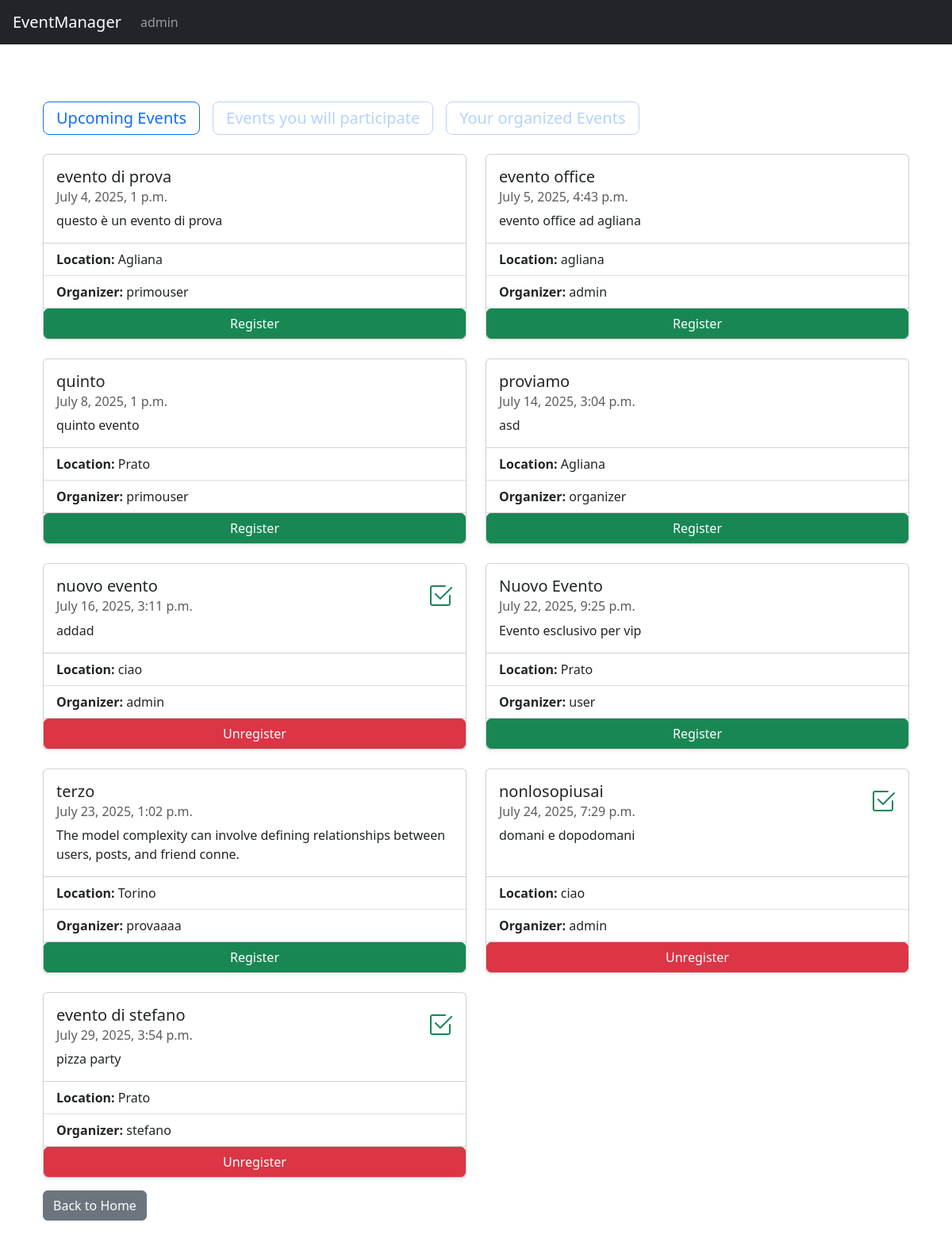
The page /events/ (signed in) on the database as committed earlier.
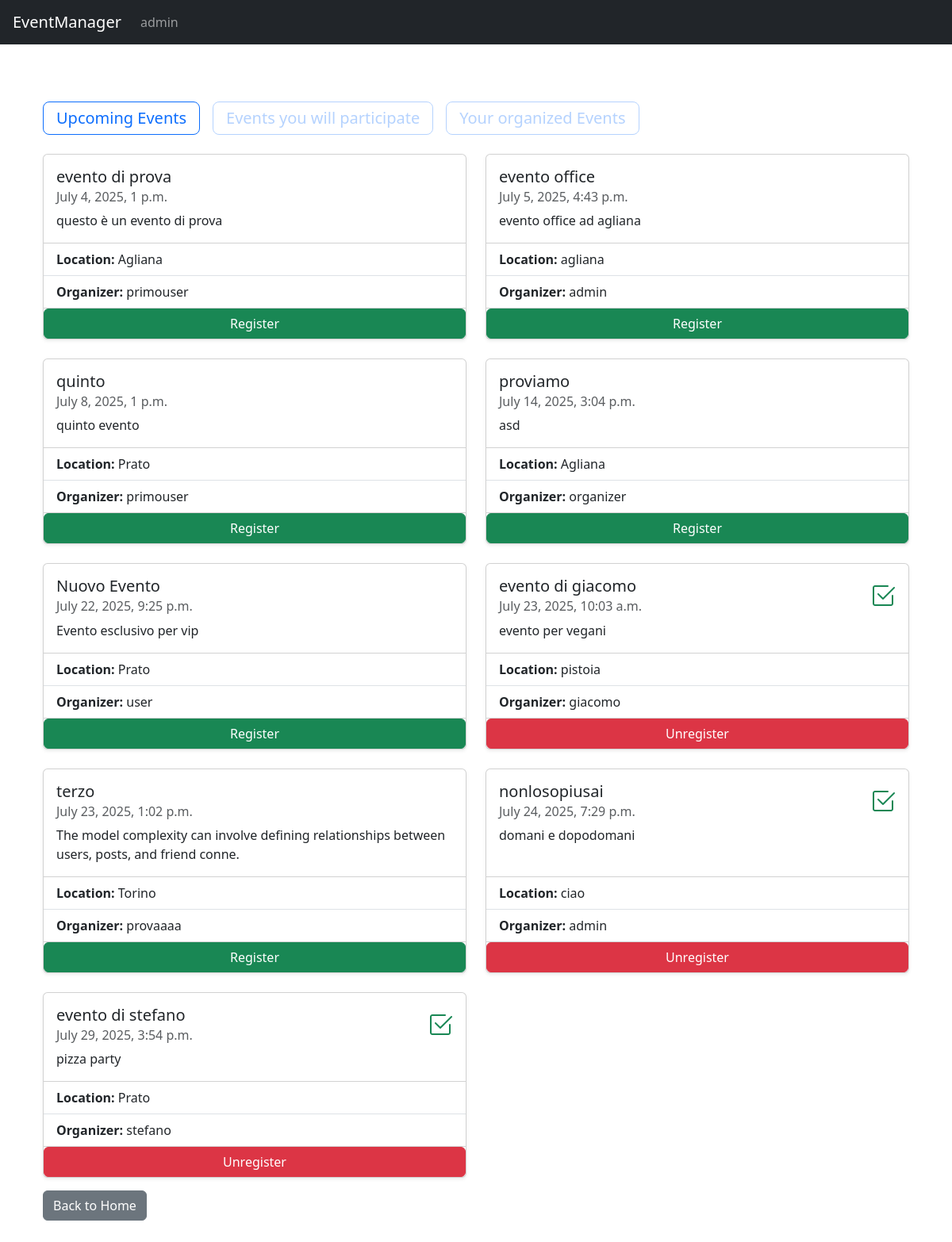
The same page on the database as committed later.
### users/models.py (models this page shows, shortened)
class CustomUser(AbstractUser):
    is_organizer = models.BooleanField(default=False)
    date_of_birth = models.DateField(null=True, blank=True)
    class Meta:
        permissions = (
            ("can_view_events", "Can view events"),
            ('can_register_himself', 'Can register himself'),
            ('can_unregister_himself', 'Can unregister himself'),
            ('can_view_own_registrations', 'Can view own registrations'),
            ("can_create_event", "Can create event"),
            ("can_edit_own_event", "Can edit own event"),
            ("can_delete_own_event", "Can delete own event"),
            ('can_view_own_event_registrations', 'Can view own event registrations')
        )

### events/models.py (models this page shows, shortened)
class Event(models.Model):
    title = models.CharField(max_length=100, unique=True)
    description = models.TextField()
    date = models.DateTimeField()
    location = models.CharField(max_length=100)
    organizer = models.ForeignKey(
        settings.AUTH_USER_MODEL,
        on_delete=models.CASCADE,
        related_name='organized_events'
    )
    registrations = models.ManyToManyField(
        settings.AUTH_USER_MODEL,
        related_name='attending_events',
        blank=True
    )

### events/views.py (the view)
# urls.py: path('', views.EventListView.as_view(), name='event_list'),
class EventListView(LoginRequiredMixin, PermissionRequiredMixin, ListView):
    model = Event
    template_name = 'events/event_list.html'
    context_object_name = 'events'
    permission_required = ['users.can_view_events', 'users.can_view_own_registrations']
    ordering = ['date']
    def get_context_data(self, **kwargs):
        context = super().get_context_data(**kwargs)
        user = self.request.user
        context['participated_events'] = self.get_queryset().filter(registrations=user)
        context['organized_events'] = self.get_queryset().filter(organizer=user)
        return context

### events/templates/events/event_list.html (shortened to what this page needs)
{% extends 'base.html' %}
{% block content %}
    <div class="container py-5">
        <div class="mb-4">
            <div class="d-flex gap-3">
                <button id="upcoming-events-button" class="btn btn-outline-primary btn-lg text-start fw-normal">
                    <h1 class="h5 mb-0">Upcoming Events</h1>
                </button>
                <button id="participated-events-button" class="btn btn-outline-primary btn-lg text-start fw-normal">
                    <h1 class="h5 mb-0">Events you will participate</h1>
                </button>
                {% if perms.users.can_create_event %}
                <button id="organized-events-button" class="btn btn-outline-primary btn-lg text-start fw-normal">
                    <h1 class="h5 mb-0">Your organized Events</h1>
                </button>
                {% endif %}
            </div>
        </div>
        <div class="row g-4" id="upcoming-events">
            {% for event in events %}
                <div class="col-12 col-md-6">
                    <div class="card h-100 shadow-sm">
                        <div class="card-body">
                            {% if event in participated_events %}<i class="bi bi-check2-square position-absolute top-0 end-0 m-3 text-success fs-2"></i>{%endif%}
                            <h5 class="card-title">{{ event.title }}</h5>
                            <h6 class="card-subtitle mb-2 text-muted">{{ event.date }}</h6>
                            <p class="card-text">{{ event.description }}</p>
                        </div>
                        <ul class="list-group list-group-flush">
                            <li class="list-group-item"><strong>Location:</strong> {{ event.location }}</li>
                            <li class="list-group-item"><strong>Organizer:</strong> {{ event.organizer.username }}</li>
                        </ul>
                        {% if event in participated_events %}
                            <a href="{% url 'events:unregister_to_event' event.id %}" class="btn btn-danger">Unregister</a>
                        {% else %}
                            <a href="{% url 'events:register_to_event' event.id %}" class="btn btn-success">Register</a>
                        {% endif %}
                    </div>
                </div>
            {% empty %}
                <div class="col-12">
                    <div class="alert alert-info">There aren't upcoming events.</div>
                </div>
            {% endfor %}
        </div>
        <div>
            <a href="{% url 'home' %}" class="btn btn-secondary mt-3">Back to Home</a>
        </div>
    </div>
{% endblock %}

### templates/base.html (shortened to what this page needs)
<!DOCTYPE html>
<html lang="it">
<head>
    <link rel="stylesheet" href="https://cdn.jsdelivr.net/npm/bootstrap@5.3.3/dist/css/bootstrap.min.css">
    <link href="https://cdnjs.cloudflare.com/ajax/libs/bootstrap-icons/1.10.0/font/bootstrap-icons.min.css" rel="stylesheet">
</head>
<body>
    <nav class="navbar navbar-expand-lg navbar-dark bg-dark px-3">
        <a class="navbar-brand" href="{% url 'home' %}">EventManager</a>
        <div class="collapse navbar-collapse">
            <ul class="navbar-nav me-auto">
                {% if user.is_authenticated is False %}
                <li class="nav-item"><a class="nav-link" href="{% url 'login' %}">Login</a></li>
                <li class="nav-item"><a class="nav-link" href="{% url 'signup' %}">Sign Up</a></li>
                {% else %}
                <li class="nav-item"><a class="nav-link" href="{% url 'profile' %}">{{user.username}}</a></li>
                {% endif %}
            </ul>
        </div>
    </nav>
    <div class="container mt-4">
        {% block content %}
        {% endblock %}
    </div>
</body>
</html>

Rows that differ between the two databases and show on the page:
removed Event: title "nuovo evento", date "July 16, 2025, 3:11 p.m.", description "addad", location "ciao", organizer.username "admin", shows "Unregister"
added Event: title "evento di giacomo", date "July 23, 2025, 10:03 a.m.", description "evento per vegani", location "pistoia", organizer.username "giacomo", shows "Unregister"
